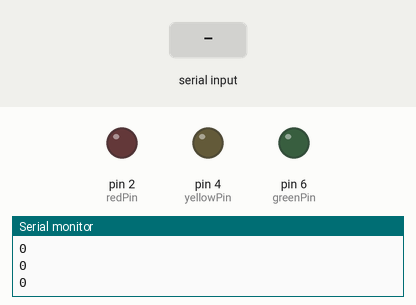
Recording of a program running on a simulated Arduino Uno, built with avr-gcc and run on an emulated ATmega328P. On the bench: output pins drawn as LEDs (lit = HIGH), the last lines printed to the serial monitor. The test bench sets the inputs (shaded band).

Above: at 1.2 s.
1.3 s: "R" received over Serial
At 1.45 s:
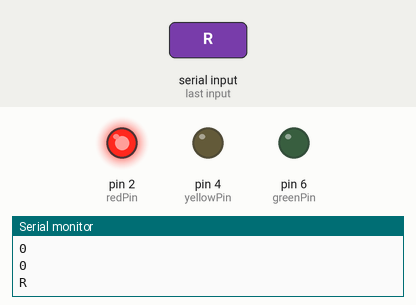
3.0 s: "Y" received over Serial
At 3.4 s:
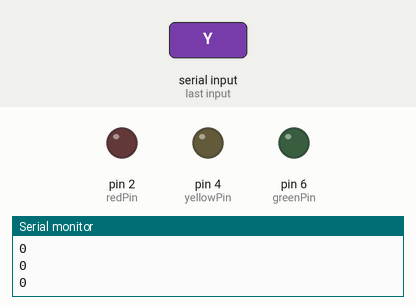
4.6 s: "G" received over Serial
At 5.9 s:
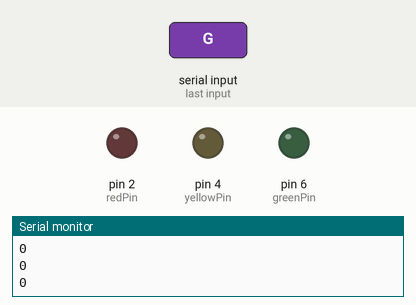
Timing chart, 0 to 7.6 s (numbered marks = the images above; inputs shaded):
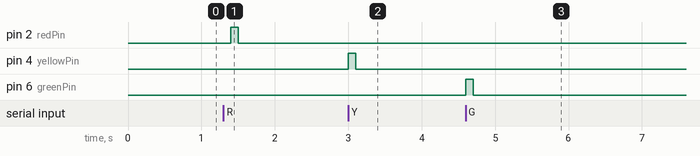

The program:

main.cpp
```cpp
#include "Arduino.h"

//
// Turning a light on and off; used in tandem with a Processing sketch, which
// sends a character 'H' or an 'L'.

// Read data from the serial and turn ON or OFF a light depending on the value

char led;                          // Data received from the serial port

int redPin = 2;                    // Set the pin for the RED LED to digtial pin 2
int yellowPin = 4;                 // Set the pin for the YELLOW LED to digital pin 4
int greenPin = 6;                  // Set the pin for the GREEN LED to digital pin 6

void setup() {
  pinMode(redPin, OUTPUT);         // Set pin as OUTPUT
  pinMode(yellowPin, OUTPUT);
  pinMode(greenPin, OUTPUT);

  Serial.begin(9600);              // Start serial communication at 9600 bps
}

void loop() {
  if (Serial.available()) {        // If data is available to read,
    led = Serial.read();           // read it and store it in val
  } else {
    led = '0';
  }

  switch (led) {
    case 'R':
      digitalWrite(redPin, HIGH);
      digitalWrite(yellowPin, LOW);
      digitalWrite(greenPin, LOW);
      Serial.println("R");
      break;
    case 'Y':
      digitalWrite(redPin, LOW);
      digitalWrite(yellowPin, HIGH);
      digitalWrite(greenPin, LOW);
      Serial.println("Y");
      break;
    case 'G':
      digitalWrite(redPin, LOW);
      digitalWrite(yellowPin, LOW);
      digitalWrite(greenPin, HIGH);
      Serial.println("G");
      break;
    default:
      digitalWrite(redPin, LOW);
      digitalWrite(yellowPin, LOW);
      digitalWrite(greenPin, LOW);
      Serial.println("0");
  }

  delay(100);
}
```

Measured:
- after the input at 1.3 s, pin 2 (redPin): LOW → HIGH after 0.10 s, → LOW 0.10 s later
- after the input at 3.0 s, pin 4 (yellowPin): LOW → HIGH at once, → LOW 0.10 s later
- after the input at 4.6 s, pin 6 (greenPin): LOW → HIGH at once, → LOW 0.10 s later
